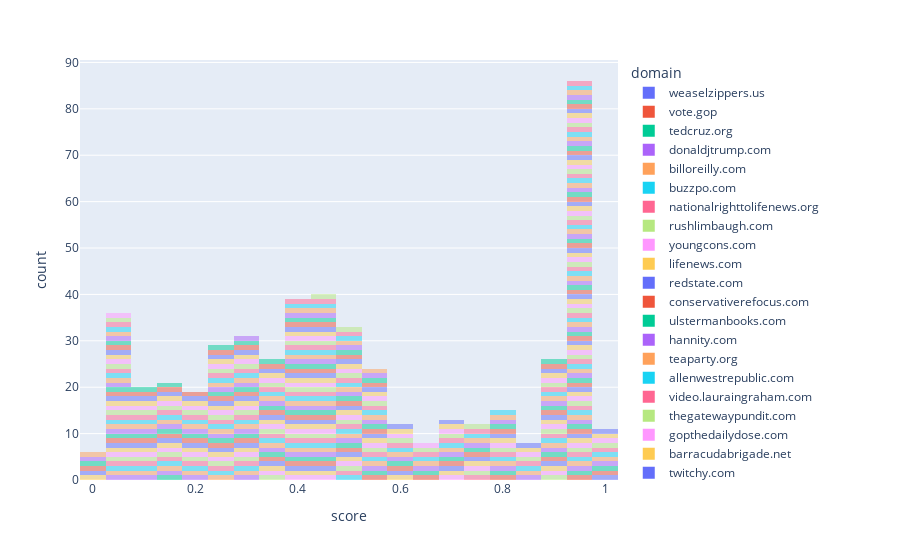

The cell this chart's notebook holds for it:
### Markdown cell above
some plot to help us understand this data

### Code cell
# The distribution of the domains:
# fig, ax = plt.subplots(1,1)
px.histogram(domain_score,
             x="score",
             color = "domain",
             opacity = 0.5,
             nbins = 20,
             barmode='stack')
